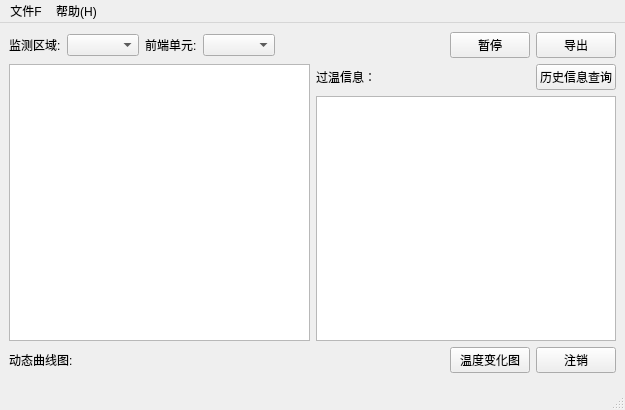
<?xml version="1.0" encoding="UTF-8"?>
<ui version="4.0">
 <class>Window_one</class>
 <widget class="QMainWindow" name="Window_one">
  <property name="geometry">
   <rect>
    <x>0</x>
    <y>0</y>
    <width>625</width>
    <height>410</height>
   </rect>
  </property>
  <property name="windowTitle">
   <string>威腾股份(WETOWN GROUP)</string>
  </property>
  <property name="windowIcon">
   <iconset resource="Login.qrc">
    <normaloff>:/Login/Resources/Myicon.ico</normaloff>:/Login/Resources/Myicon.ico</iconset>
  </property>
  <widget class="QWidget" name="centralwidget">
   <layout class="QVBoxLayout" name="verticalLayout_3">
    <item>
     <layout class="QVBoxLayout" name="verticalLayout_2">
      <item>
       <layout class="QHBoxLayout" name="horizontalLayout">
        <item>
         <widget class="QLabel" name="label">
          <property name="text">
           <string>监测区域:</string>
          </property>
         </widget>
        </item>
        <item>
         <widget class="QComboBox" name="Area_comboBox"/>
        </item>
        <item>
         <widget class="QLabel" name="label_2">
          <property name="text">
           <string>前端单元:</string>
          </property>
         </widget>
        </item>
        <item>
         <widget class="QComboBox" name="Subarea_comboBox"/>
        </item>
        <item>
         <spacer name="horizontalSpacer">
          <property name="orientation">
           <enum>Qt::Horizontal</enum>
          </property>
          <property name="sizeHint" stdset="0">
           <size>
            <width>218</width>
            <height>20</height>
           </size>
          </property>
         </spacer>
        </item>
        <item>
         <widget class="QPushButton" name="Bt_pause">
          <property name="text">
           <string>暂停</string>
          </property>
         </widget>
        </item>
        <item>
         <widget class="QPushButton" name="Button_export">
          <property name="text">
           <string>导出</string>
          </property>
         </widget>
        </item>
       </layout>
      </item>
      <item>
       <layout class="QHBoxLayout" name="horizontalLayout_4">
        <item>
         <widget class="QTableWidget" name="MytableWidget"/>
        </item>
        <item>
         <layout class="QVBoxLayout" name="verticalLayout">
          <item>
           <layout class="QHBoxLayout" name="horizontalLayout_3">
            <item>
             <widget class="QLabel" name="label_4">
              <property name="text">
               <string>过温信息：</string>
              </property>
             </widget>
            </item>
            <item>
             <spacer name="horizontalSpacer_3">
              <property name="orientation">
               <enum>Qt::Horizontal</enum>
              </property>
              <property name="sizeHint" stdset="0">
               <size>
                <width>138</width>
                <height>20</height>
               </size>
              </property>
             </spacer>
            </item>
            <item>
             <widget class="QPushButton" name="Bt_OpenSearch">
              <property name="text">
               <string>历史信息查询</string>
              </property>
             </widget>
            </item>
           </layout>
          </item>
          <item>
           <widget class="QPlainTextEdit" name="PlanTexit_T"/>
          </item>
         </layout>
        </item>
       </layout>
      </item>
      <item>
       <layout class="QHBoxLayout" name="horizontalLayout_2">
        <item>
         <widget class="QLabel" name="label_3">
          <property name="text">
           <string>动态曲线图:</string>
          </property>
         </widget>
        </item>
        <item>
         <spacer name="horizontalSpacer_2">
          <property name="orientation">
           <enum>Qt::Horizontal</enum>
          </property>
          <property name="sizeHint" stdset="0">
           <size>
            <width>338</width>
            <height>20</height>
           </size>
          </property>
         </spacer>
        </item>
        <item>
         <widget class="QPushButton" name="Bt_showG">
          <property name="text">
           <string>温度变化图</string>
          </property>
         </widget>
        </item>
        <item>
         <widget class="QPushButton" name="Bt_logout">
          <property name="text">
           <string>注销</string>
          </property>
         </widget>
        </item>
       </layout>
      </item>
      <item>
       <widget class="QCustomPlot" name="QcustomplotWidget" native="true"/>
      </item>
     </layout>
    </item>
   </layout>
  </widget>
  <widget class="QMenuBar" name="menubar">
   <property name="geometry">
    <rect>
     <x>0</x>
     <y>0</y>
     <width>625</width>
     <height>18</height>
    </rect>
   </property>
   <widget class="QMenu" name="menu_F">
    <property name="title">
     <string>文件F</string>
    </property>
    <addaction name="actionopen"/>
    <addaction name="actionsave"/>
    <addaction name="actionshutdown"/>
    <addaction name="actionexit"/>
   </widget>
   <widget class="QMenu" name="menu_H">
    <property name="title">
     <string>帮助(H)</string>
    </property>
    <addaction name="actionAbout_us"/>
   </widget>
   <addaction name="menu_F"/>
   <addaction name="menu_H"/>
  </widget>
  <widget class="QStatusBar" name="statusbar"/>
  <action name="actionopen">
   <property name="text">
    <string>open</string>
   </property>
  </action>
  <action name="actionAbout_us">
   <property name="text">
    <string>About us</string>
   </property>
  </action>
  <action name="actionsave">
   <property name="text">
    <string>save</string>
   </property>
  </action>
  <action name="actionshutdown">
   <property name="text">
    <string>shutdown</string>
   </property>
  </action>
  <action name="actionexit">
   <property name="text">
    <string>exit</string>
   </property>
  </action>
 </widget>
 <customwidgets>
  <customwidget>
   <class>QCustomPlot</class>
   <extends>QWidget</extends>
   <header location="global">qcustomplot.h</header>
   <container>1</container>
  </customwidget>
 </customwidgets>
 <resources>
  <include location="Login.qrc"/>
 </resources>
 <connections/>
</ui>
